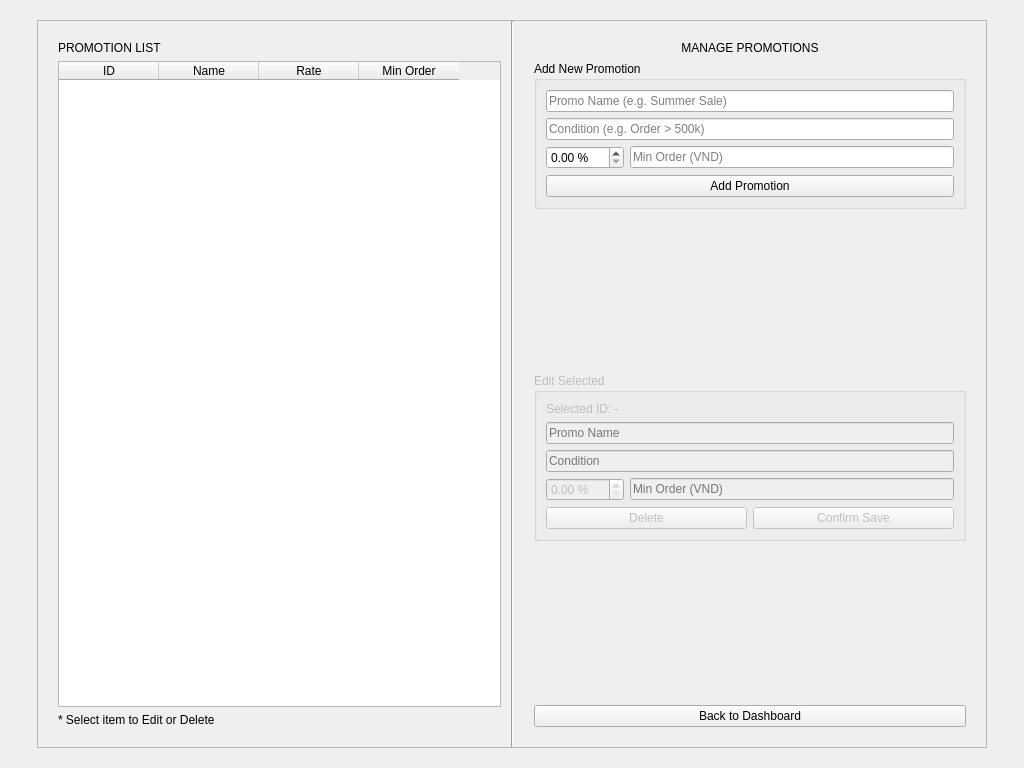
<?xml version="1.0" encoding="UTF-8"?>
<ui version="4.0">
 <class>EditPromotionsWidget</class>
 <widget class="QWidget" name="EditPromotionsWidget">
  <property name="geometry">
   <rect>
    <x>0</x>
    <y>0</y>
    <width>1024</width>
    <height>768</height>
   </rect>
  </property>
  <layout class="QVBoxLayout" name="verticalLayout_Main">
   <item>
    <widget class="QWidget" name="centerContainer" native="true">
     <layout class="QHBoxLayout" name="horizontalLayout_Center">
      <item>
       <spacer name="horizontalSpacer_L">
        <property name="orientation"><enum>Qt::Horizontal</enum></property>
        <property name="sizeHint" stdset="0"><size><width>40</width><height>20</height></size></property>
       </spacer>
      </item>
      <item>
       <widget class="QFrame" name="mainCard">
        <property name="minimumSize"><size><width>950</width><height>650</height></size></property>
        <property name="frameShape"><enum>QFrame::StyledPanel</enum></property>
        <layout class="QHBoxLayout" name="horizontalLayout_Card">
         <property name="spacing"><number>0</number></property>
         <property name="leftMargin"><number>0</number></property>
         <property name="topMargin"><number>0</number></property>
         <property name="rightMargin"><number>0</number></property>
         <property name="bottomMargin"><number>0</number></property>

         <item>
          <widget class="QWidget" name="leftSide" native="true">
           <layout class="QVBoxLayout" name="verticalLayout_Left">
            <property name="leftMargin"><number>20</number></property>
            <property name="topMargin"><number>20</number></property>
            <property name="rightMargin"><number>10</number></property>
            <property name="bottomMargin"><number>20</number></property>
            <item><widget class="QLabel" name="lblTitle"><property name="text"><string>PROMOTION LIST</string></property></widget></item>
            <item>
             <widget class="QTableWidget" name="tblPromos">
              <property name="selectionBehavior"><enum>QAbstractItemView::SelectRows</enum></property>
              <column><property name="text"><string>ID</string></property></column>
              <column><property name="text"><string>Name</string></property></column>
              <column><property name="text"><string>Rate</string></property></column>
              <column><property name="text"><string>Min Order</string></property></column>
             </widget>
            </item>
            <item><widget class="QLabel" name="lblHint"><property name="text"><string>* Select item to Edit or Delete</string></property></widget></item>
           </layout>
          </widget>
         </item>

         <item><widget class="Line" name="lineSeparator"><property name="orientation"><enum>Qt::Vertical</enum></property></widget></item>

         <item>
          <widget class="QWidget" name="rightSide" native="true">
           <property name="minimumSize"><size><width>350</width><height>0</height></size></property>
           <layout class="QVBoxLayout" name="verticalLayout_Right">
            <property name="leftMargin"><number>20</number></property>
            <property name="topMargin"><number>20</number></property>
            <property name="rightMargin"><number>20</number></property>
            <property name="bottomMargin"><number>20</number></property>

            <item><widget class="QLabel" name="lblManageTitle"><property name="text"><string>MANAGE PROMOTIONS</string></property><property name="alignment"><set>Qt::AlignCenter</set></property></widget></item>

            <item>
             <widget class="QGroupBox" name="grpAdd">
              <property name="title"><string>Add New Promotion</string></property>
              <layout class="QVBoxLayout" name="vlAdd">
               <item><widget class="QLineEdit" name="txtAddName"><property name="placeholderText"><string>Promo Name (e.g. Summer Sale)</string></property></widget></item>
               <item><widget class="QLineEdit" name="txtAddCondition"><property name="placeholderText"><string>Condition (e.g. Order > 500k)</string></property></widget></item>
               <item>
                <layout class="QHBoxLayout" name="hlAddNums">
                 <item><widget class="QDoubleSpinBox" name="spinAddRate"><property name="suffix"><string> %</string></property><property name="maximum"><number>100</number></property></widget></item>
                 <item><widget class="QLineEdit" name="txtAddMinAmount"><property name="placeholderText"><string>Min Order (VND)</string></property></widget></item>
                </layout>
               </item>
               <item><widget class="QPushButton" name="btnAdd"><property name="text"><string>Add Promotion</string></property></widget></item>
              </layout>
             </widget>
            </item>

            <item><spacer name="vSpacer"><property name="orientation"><enum>Qt::Vertical</enum></property><property name="sizeHint" stdset="0"><size><width>20</width><height>20</height></size></property></spacer></item>

            <item>
             <widget class="QGroupBox" name="grpEdit">
              <property name="title"><string>Edit Selected</string></property>
              <property name="enabled"><bool>false</bool></property>
              <layout class="QVBoxLayout" name="vlEdit">
               <item><widget class="QLabel" name="lblSelectedId"><property name="text"><string>Selected ID: -</string></property></widget></item>
               <item><widget class="QLineEdit" name="txtEditName"><property name="placeholderText"><string>Promo Name</string></property></widget></item>
               <item><widget class="QLineEdit" name="txtEditCondition"><property name="placeholderText"><string>Condition</string></property></widget></item>
               <item>
                <layout class="QHBoxLayout" name="hlEditNums">
                 <item><widget class="QDoubleSpinBox" name="spinEditRate"><property name="suffix"><string> %</string></property><property name="maximum"><number>100</number></property></widget></item>
                 <item><widget class="QLineEdit" name="txtEditMinAmount"><property name="placeholderText"><string>Min Order (VND)</string></property></widget></item>
                </layout>
               </item>
               <item>
                <layout class="QHBoxLayout" name="hlEditBtns">
                 <item><widget class="QPushButton" name="btnDelete"><property name="text"><string>Delete</string></property></widget></item>
                 <item><widget class="QPushButton" name="btnSave"><property name="text"><string>Confirm Save</string></property></widget></item>
                </layout>
               </item>
              </layout>
             </widget>
            </item>

            <item><spacer name="vSpacer2"><property name="orientation"><enum>Qt::Vertical</enum></property><property name="sizeHint" stdset="0"><size><width>20</width><height>40</height></size></property></spacer></item>

            <item>
             <widget class="QPushButton" name="btnBack">
              <property name="text"><string>Back to Dashboard</string></property>
             </widget>
            </item>
           </layout>
          </widget>
         </item>
        </layout>
       </widget>
      </item>
      <item>
       <spacer name="horizontalSpacer_R">
        <property name="orientation"><enum>Qt::Horizontal</enum></property>
        <property name="sizeHint" stdset="0"><size><width>40</width><height>20</height></size></property>
       </spacer>
      </item>
     </layout>
    </widget>
   </item>
  </layout>
 </widget>
</ui>
